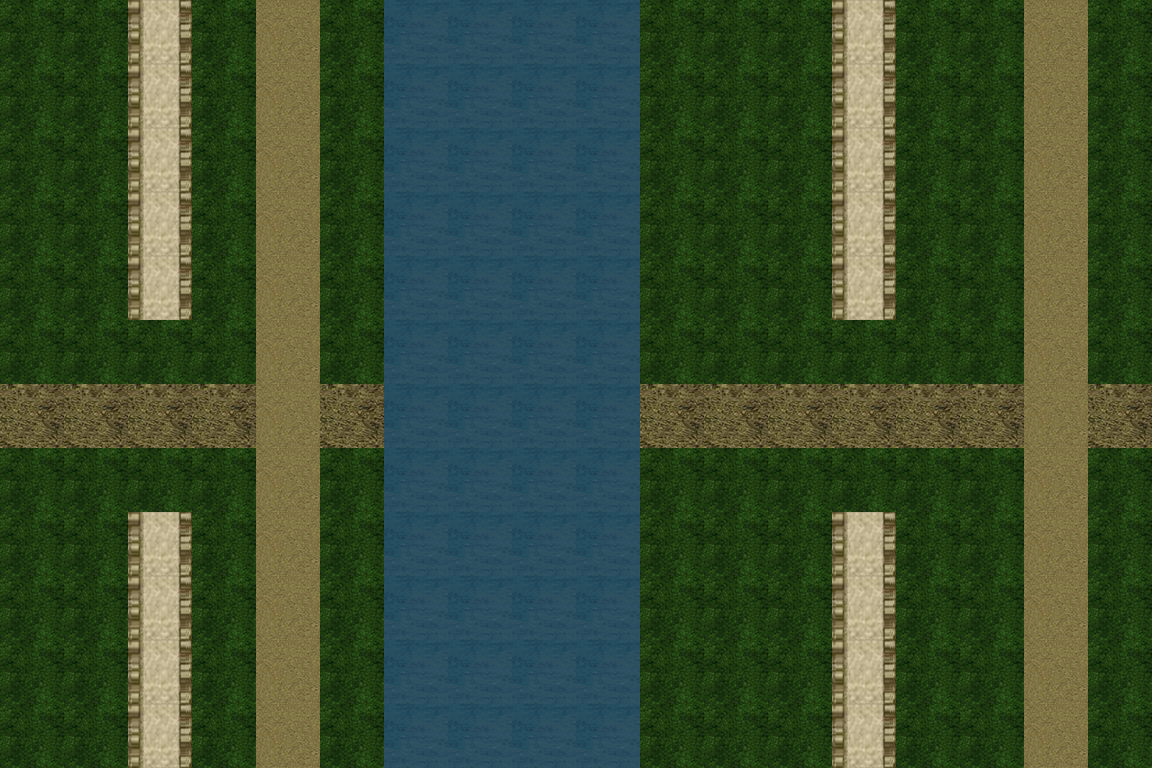

Tiled map render using the project's own tile images. Description and the map definition, with tile-layer contents summarised, below:
An orthogonal 18x12 tile map with 64x64 px tiles, 1 tile layer (background).

<map version="1.0" orientation="orthogonal" width="18" height="12" tilewidth="64" tileheight="64">
 <tileset firstgid="1" name="pic" tilewidth="64" tileheight="64">
  <image source="resources.png" trans="ff00ff" width="192" height="192" />
  <tile id="0">
   <properties>
    <property name="terrain" value="1" />
   </properties>
  </tile>
  <tile id="1">
   <properties>
    <property name="terrain" value="2" />
   </properties>
  </tile>
  <tile id="2">
   <properties>
    <property name="terrain" value="3" />
   </properties>
  </tile>
  <tile id="3">
   <properties>
    <property name="terrain" value="4" />
   </properties>
  </tile>
  <tile id="4">
   <properties>
    <property name="terrain" value="5" />
   </properties>
  </tile>
 </tileset>
 <layer name="background" width="18" height="12">
  <data>[216 cells, 216 non-empty, 5 distinct tile ids]</data>
 </layer>
</map>
